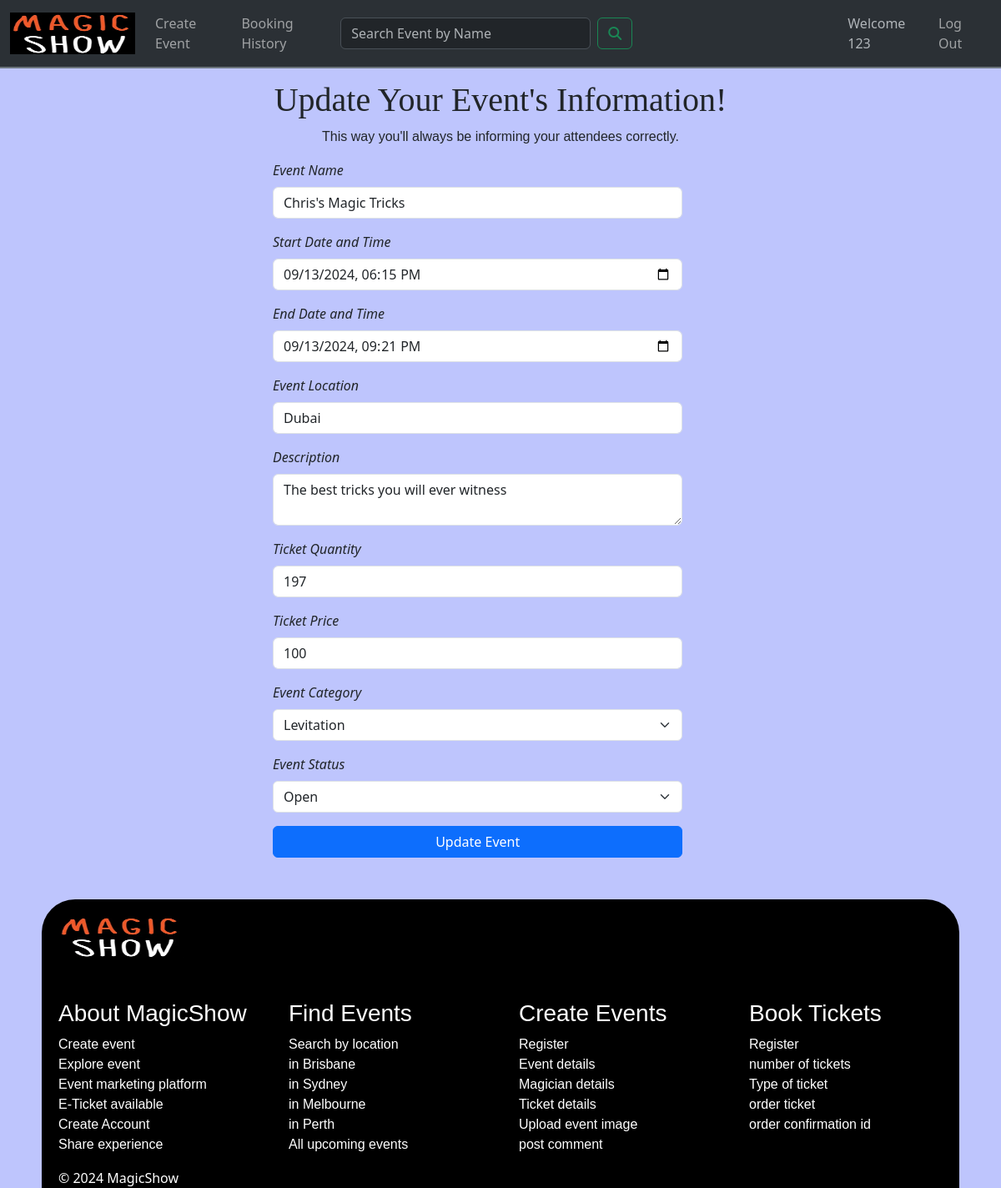
Before: /events/edit/3 (signed in) with the older database file.
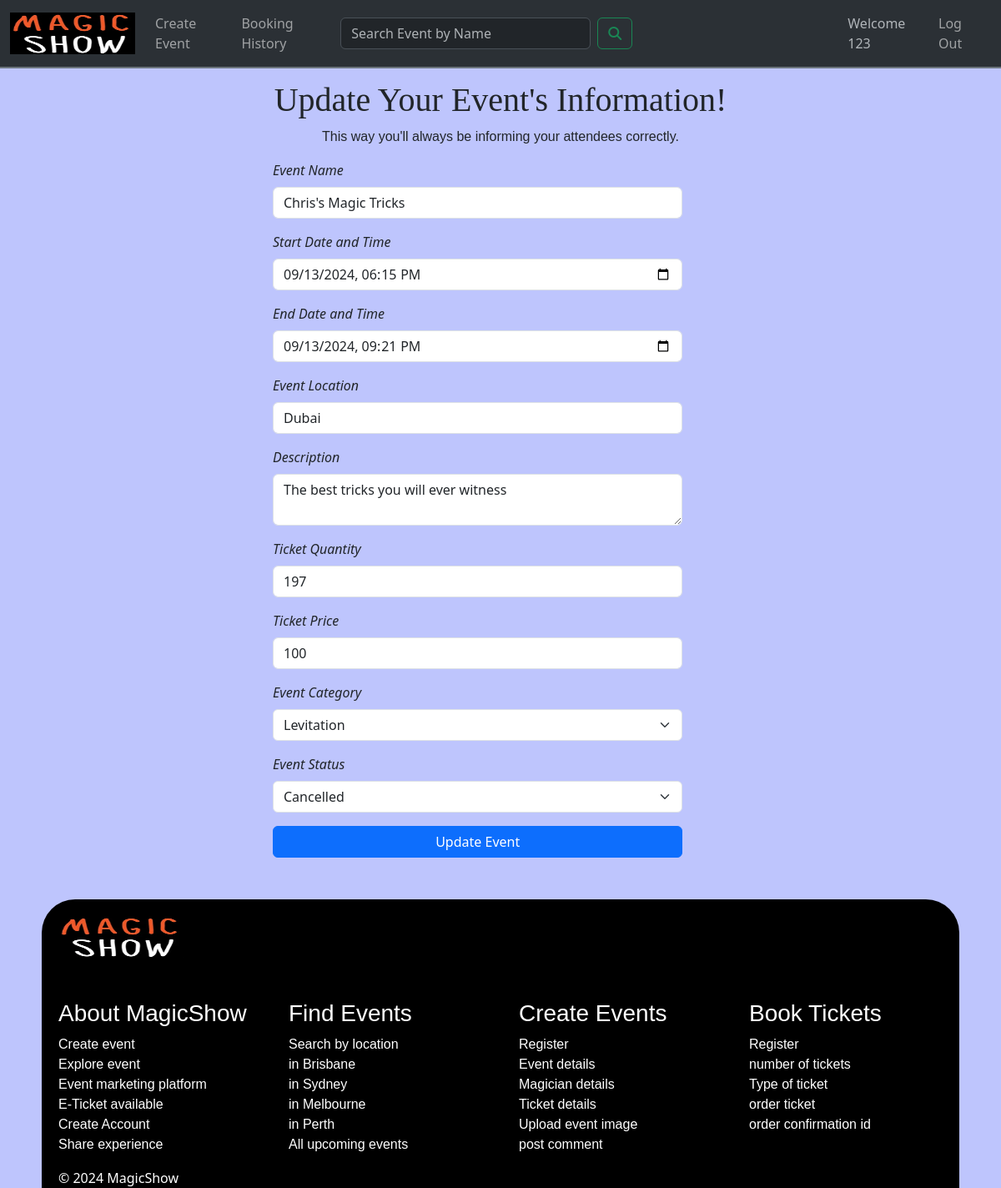
After: the same page with the newer database file.
### website/models.py (models this page shows, shortened)
class Event(db.Model):
    __tablename__ = 'events'
    id = db.Column(db.Integer, primary_key=True, nullable=False)
    userid = db.Column(db.Integer, db.ForeignKey('users.id'))
    eventName = db.Column(db.String(80))
    eventstartDateTime = db.Column(db.DateTime, nullable=False)
    eventendDateTime = db.Column(db.DateTime, nullable=False)
    eventType = db.Column(db.String(50))
    eventLocation = db.Column(db.String(200))
    description = db.Column(db.String(200))
    ticketQuantity = db.Column(db.Integer)
    ticketsAvailable = db.Column(db.Integer)
    ticketPrice = db.Column(db.Float)
    eventImage = db.Column(db.String(400))
    eventType = db.Column(db.String(50), nullable=False)
    eventStatus = db.Column(db.String(10), nullable=False, default='Open')
    bookings = db.relationship('Booking', backref='event', cascade="all, delete-orphan")
    comments = db.relationship('Comment', backref='event', cascade="all, delete-orphan")

### website/events.py (the view, shortened to what this page needs)
@eventbp.route('/edit/<int:eventid>', methods=['GET', 'POST'])
@login_required
def edit_event(eventid):
    event = Event.query.get_or_404(eventid)
    if current_user.id != event.userid:
        flash('You do not have permission to edit this event.', 'danger')
        return redirect(url_for('event.show', id=event.id))
    form = EditForm(obj=event)  # Pre-fill form with event data on GET
    return render_template('events/edit.html', form=form, eventid=eventid)

### website/forms.py
class EditForm(FlaskForm):
    eventName = StringField('Event Name', validators=[InputRequired(), Length(max=80)])
    eventstartDateTime = DateTimeLocalField('Start Date and Time', validators=[InputRequired()])
    eventendDateTime = DateTimeLocalField('End Date and Time', validators=[InputRequired()])
    eventLocation = StringField('Event Location', validators=[InputRequired(), Length(max=200)])
    description = TextAreaField('Description', validators=[InputRequired(), Length(max=500)])
    ticketQuantity = IntegerField('Ticket Quantity', validators=[InputRequired(), NumberRange(min=1)])
    ticketPrice = IntegerField('Ticket Price', validators=[InputRequired(), NumberRange(min=0)])
    eventType = SelectField('Event Category', choices=[('Illusion', 'Illusion'), ('Comedy', 'Comedy'), ('Levitation', 'Levitation'), ('Transformation', 'Transformation'), ('Mentalism', 'Mentalism'), ('Penetration', 'Penetration')], validators=[InputRequired()])
    eventStatus = SelectField(' Event Status', choices=[('Open', 'Open'), ('Cancelled', 'Cancelled'), ('Sold Out', 'Sold Out'),('Inactive', 'Inactive')], validators=[InputRequired()])
    submit = SubmitField('Update Event')

### website/templates/events/edit.html
{% extends 'base.html' %}
{% from 'bootstrap5/form.html' import render_form %}
{% block content %}
<div class="container">
    <div class="row mt-5 justify-content-center">
        <div class="col-md-6">
            <br><br>
            <h1 class="text-center">Update Your Event's Information!</h1>
            <p class="text-center">This way you'll always be informing your attendees correctly.</p>
            {{ render_form(form) }}
        </div>
    </div>
</div>
{% endblock %}

Changed rows visible on the page:
changed Event "Chris's Magic Tricks": eventStatus "Open" → "Cancelled"
